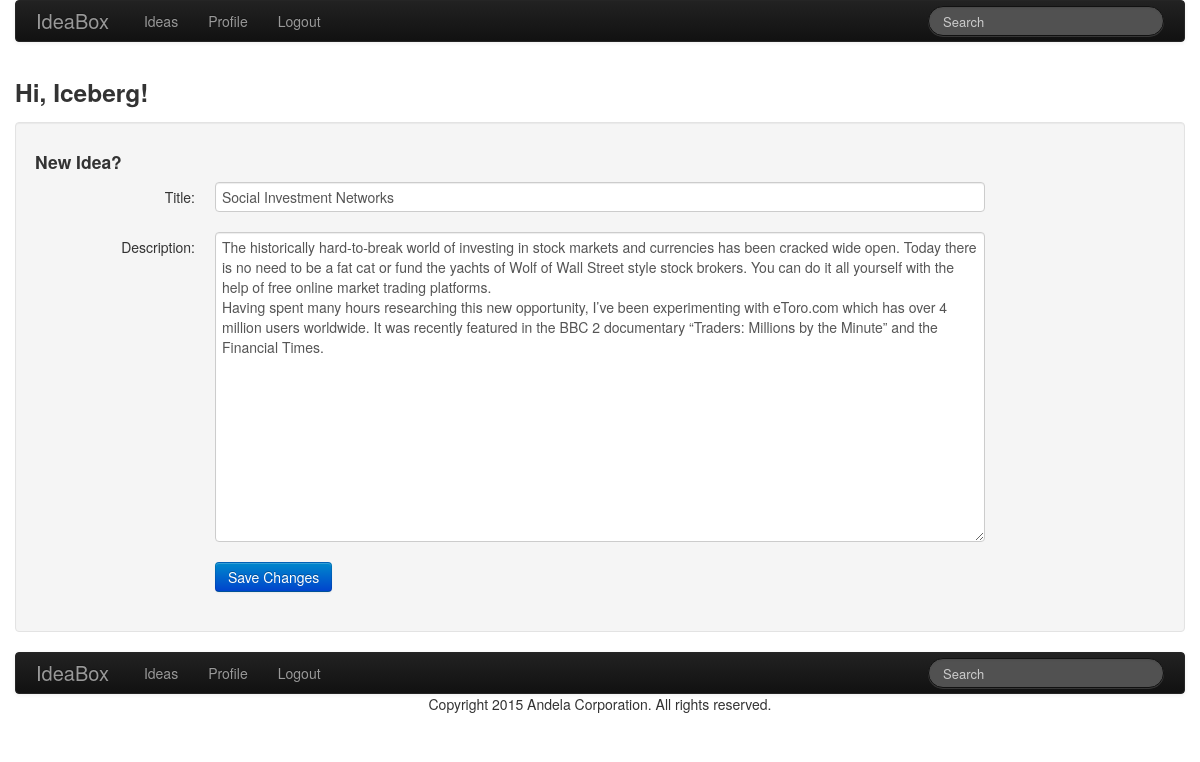
Screenshot of /editidea/4 (signed in) with the database file from the repository.
### app/models.py (models this page shows, shortened)
class User(db.Model):
	id = db.Column(db.Integer, primary_key = True)
	nickname = db.Column(db.String(64), index= True, unique= True)
	email = db.Column(db.String(120), index = True, unique = True)
	ideas = db.relationship('Idea', backref = 'author', lazy = 'dynamic')
	about_me = db.Column(db.String(140))
	last_seen = db.Column(db.DateTime)
	def is_authenticated(self):
		return True

class Idea(db.Model):
	__searchable__ = ['description']
	id = db.Column(db.Integer, primary_key = True)
	title = db.Column(db.String(120), index = True, unique = True)
	description = db.Column(db.String(1000))
	rank = db.Column(db.Integer)
	timestamp = db.Column(db.DateTime)
	user_id = db.Column(db.Integer, db.ForeignKey('user.id'))

### app/views.py (the view, shortened to what this page needs)
@app.route('/editidea/<int:id>', methods=['GET', 'POST'])
@login_required
def editidea(id):
	form = IdeaForm()
	idea = Idea.query.get(id)
	if idea is None:
		flash('Idea not found.')
		return redirect(url_for('index'))
	if idea.author.id != g.user.id:
		flash('You cannot edit this idea.')
		return redirect(url_for('newidea'))
	form.title.data = idea.title
	form.description.data = idea.description
	return render_template('newidea.html', form=form)

### app/forms.py
class SearchForm(Form):
	search = StringField('search', validators = [DataRequired()])

class IdeaForm(Form):
	title = StringField('title', validators = [DataRequired()])
	description = TextAreaField('description', validators = [DataRequired(), Length(min=0, max= 1000)])
	rank = IntegerField('rank')

### app/views.py (called while the page is built)
@lm.user_loader
def load_user(id):
	return User.query.get(int(id))

@app.before_request
def before_request():
	g.user = current_user
	if g.user.is_authenticated():
		g.user.last_seen = datetime.utcnow()
		db.session.add(g.user)
		db.session.commit()
		g.search_form = SearchForm()

@app.after_request
def after_request(response):
    for query in get_debug_queries():
        if query.duration >= DATABASE_QUERY_TIMEOUT:
            app.logger.warning("SLOW QUERY: %s\nParameters: %s\nDuration: %fs\nContext: %s\n" % (query.statement, query.parameters, query.duration, query.context))
    return response

### app/templates/newidea.html (shortened to what this page needs)
{% extends "base.html" %}
{% block content %}
	<h3>Hi, {{ g.user.nickname }}!</h3>
	<div class ="well">
        <form class= "form-horizontal" action="" method="post" name="newidea">
        <h4>New Idea?</h4>
              <div class= "control-group{% if form.title.errors %} error{% endif %}">
                  <label class="control-label" for="title">Title:</label>
                  <div class= "controls">
                    {{ form.title(maxlength=120, class="span8") }}
                  </div>
              </div>
              <div class="control-group{% if form.description.errors %} error{% endif %}">
                  <label class="control-label" for="description">Description:</label>
                  <div class="controls">
                      {{ form.description(cols=100, rows=15, class="span8") }}
                  </div>
              </div>
              <div class="control-group">
                  <div class="controls">
                      <input class="btn btn-primary" type="submit" value="Save Changes">
                  </div>
              </div>
        </form>
	</div>
{% endblock %}

### rows the page displays
User: user.nickname "Iceberg"
Idea: title "Social Investment Networks", description "The historically hard-to-break world of investing in stock markets and currencies has been cracked wide open. Today there is no need to be a fat cat or fund the yachts of Wolf of Wall Street style stock brokers. You can do it all yourself with the help of free online market trading platforms. Having spent many hours researching this new opportunity, I’ve been experimenting with eToro.com which has over 4 million users worldwide. It was recently featured in the BBC 2 documentary “Traders: Millions by the Minute” and the Financial Times."
